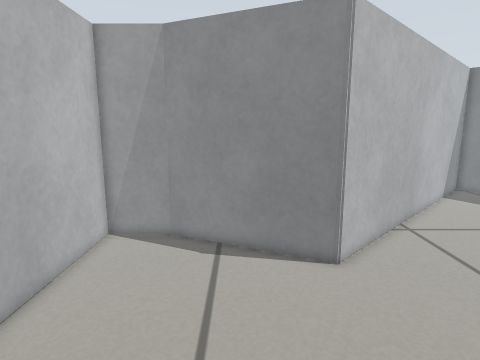
View 1 (above)

17 first-person views from a walk through a robot-simulator world made for Gazebo. The camera is 0.55 m above the floor, tilts 10° down and sees 75° across. The floor is counted in squares, 0.1 m on a side. Each view is taken from the middle of a square. On the plan, view 1 faces up. The plan holds only what a view shows up to about 20 squares ahead; the rest is blank. The place goes on beyond the plan.

View 2
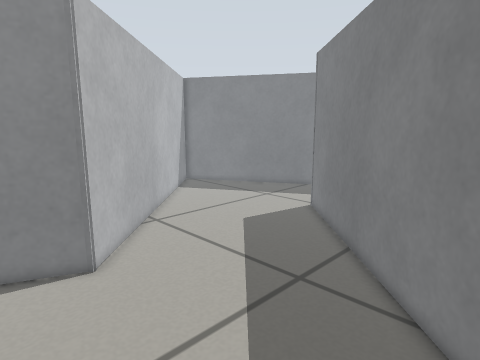

View 3
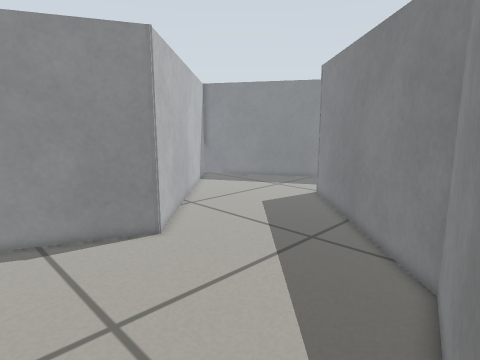

View 4
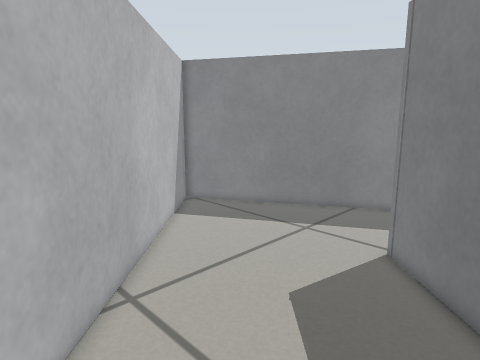

View 5
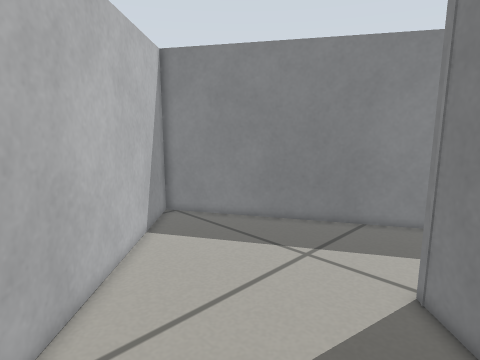

View 6
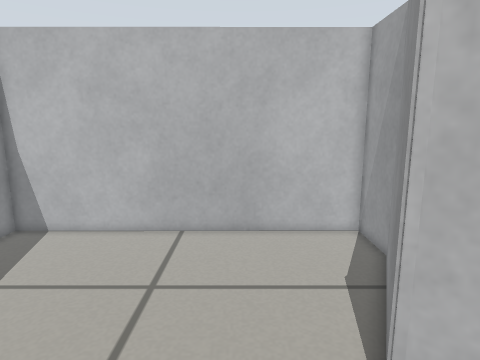

View 7
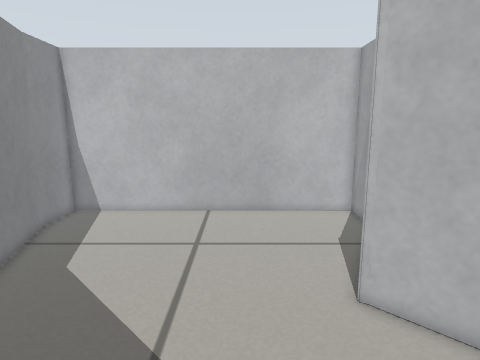

View 8
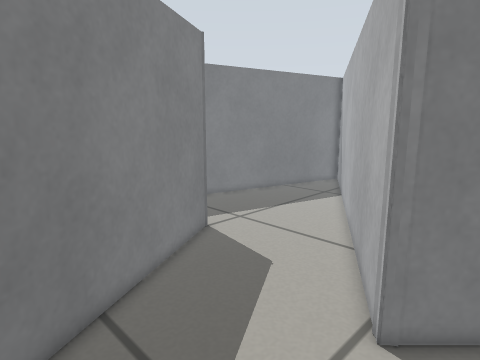

View 9
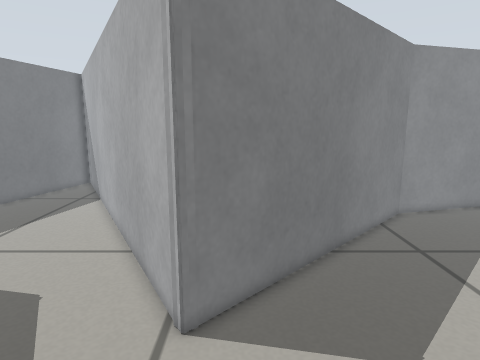

View 10
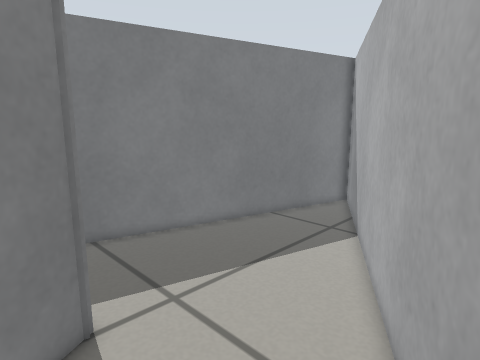

View 11
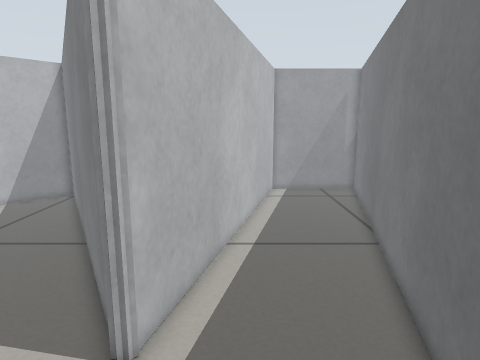

View 12
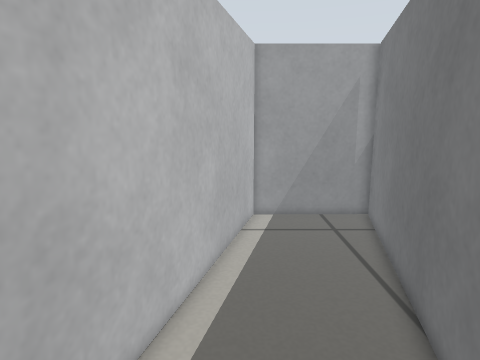

View 13
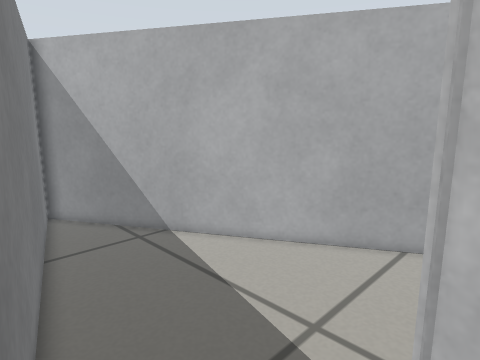

View 14
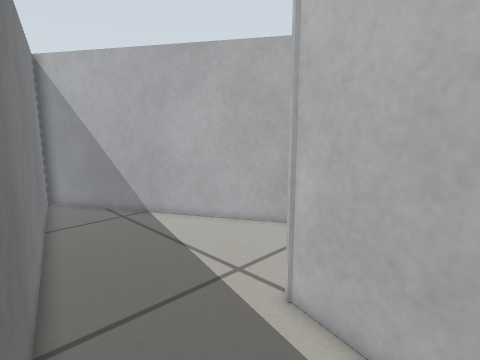

View 15
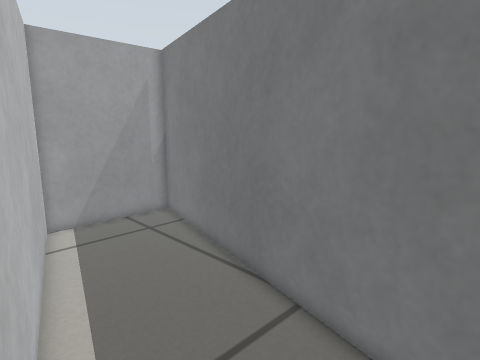

View 16
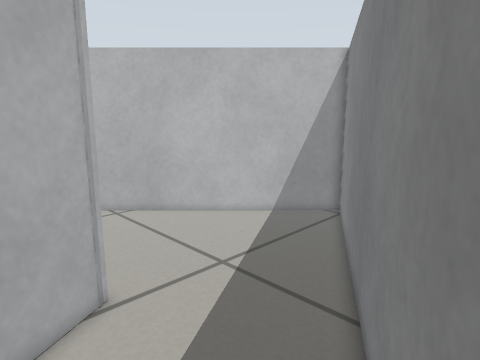

View 17
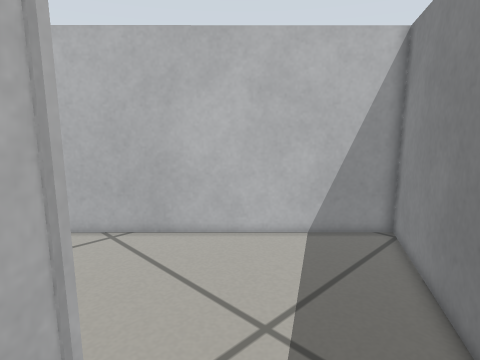

### Floor plan
Ten units are one square. View 1 is at (0, 0); x grows to the right and y downward. Boxes are objects, and circles mark ways between rooms. Rooms are numbered by the first view taken in them; rooms with no view inside come last. Other rooms are left out.
<svg viewBox="-72 -293 497 394">
<path fill="none" stroke="#000" d="M181 -112 185 -115 189 -111M186 -115 212 -70M276 -112 187 -265 39 -118 -35 -152 -67 -152 -67 28 -35 28 71 -1 185 -115M291 -86 276 -112M212 -70 308 96M317 95 420 -288 348 -288 294 -85"/>
<circle cx="240" cy="-94" r="3" fill="#2a7"/>
<text x="80" y="-100">1</text>
<text x="320" y="-100">2</text>
</svg>
Room 1 opens to room 2.

Where each view was taken, in squares from view 1:
view 1: 0 up, 0 right, facing up
view 2: 0 up, 0 right, facing up-right
view 3: 2 down, 4 left, facing up-right
view 4: 7 up, 5 right, facing up-right
view 5: 9 up, 8 right, facing up-right
view 6: 9 up, 9 right, facing left
view 7: 8 up, 13 right, facing left
view 8: 19 up, 16 right, facing down-right
view 9: 19 up, 17 right, facing down
view 10: 11 up, 21 right, facing down-right
view 11: 2 up, 32 right, facing up
view 12: 10 up, 34 right, facing up
view 13: 10 up, 36 right, facing down-left
view 14: 14 up, 37 right, facing down-left
view 15: 11 up, 31 right, facing up-right
view 16: 8 up, 28 right, facing up-left
view 17: 10 up, 24 right, facing up-left
